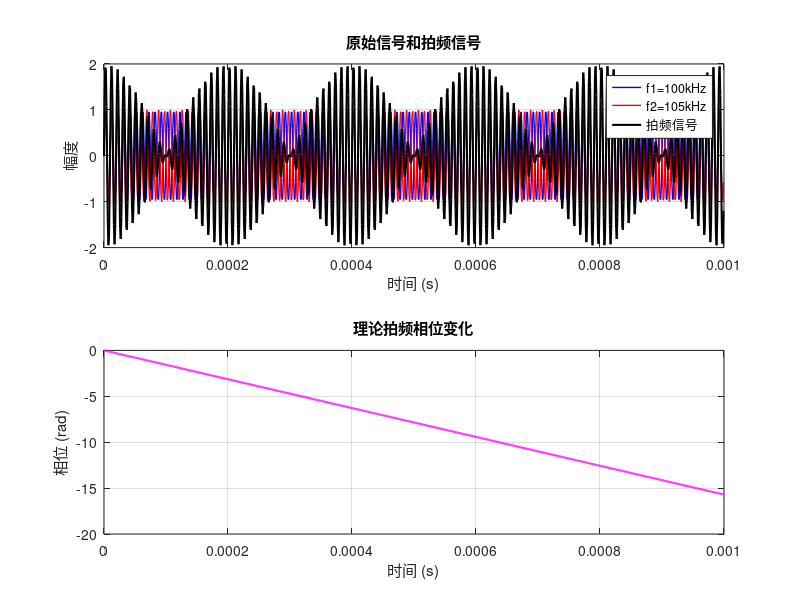

Recreate this plot in MATLAB.
%% 功能：两路光信号的拍频效应及理论相位分析（可选相位突变）
clear; clc;

%% 参数设置
fs = 1e6;           % 采样频率 (Hz)
T = 1e-3;           % 信号持续时间 (s)
t = 0:1/fs:T-1/fs;  % 时间向量

f1 = 100e3;         % 信号1频率 (Hz)
f2 = 105e3;         % 信号2频率 (Hz)
A1 = 1;             % 信号1幅度
A2 = 1;             % 信号2幅度
phi1 = 0;           % 信号1初始相位
phi2 = 0;           % 信号2初始相位（默认无突变）

%% 可选：在t=0.5ms时对signal2添加0.3π相位突变（取消注释启用）
% phase_step = 0.3 * pi;
% step_idx = find(t >= 0.5e-3, 1);
% phi2 = zeros(size(t));
% phi2(step_idx:end) = phase_step;

%% 生成信号
signal1 = A1 * sin(2*pi*f1*t + phi1);
signal2 = A2 * sin(2*pi*f2*t + phi2);
combined_signal = signal1 + signal2;

%% 理论拍频相位计算
% 公式：φ_beat = (φ1 - φ2)/2 + π(f1 - f2)t
beat_phase = (phi1 - phi2)/2 + pi*(f1 - f2)*t;

%% 绘图
figure;

% 子图1：原始信号和拍频信号
subplot(2,1,1);
plot(t, signal1, 'b', 'LineWidth', 1);
hold on;
plot(t, signal2, 'r', 'LineWidth', 1);
plot(t, combined_signal, 'k', 'LineWidth', 1.5);
title('原始信号和拍频信号');
xlabel('时间 (s)'); ylabel('幅度');
legend(['f1=', num2str(f1/1e3), 'kHz'], ['f2=', num2str(f2/1e3), 'kHz'], '拍频信号');
grid on;
if exist('step_idx', 'var')
    xline(t(step_idx), '--', '0.5ms', 'LabelVerticalAlignment', 'middle');
end

% 子图2：理论拍频相位
subplot(2,1,2);
plot(t, beat_phase, 'm', 'LineWidth', 1.5);
title('理论拍频相位变化');
xlabel('时间 (s)'); ylabel('相位 (rad)');
grid on;
if exist('step_idx', 'var')
    xline(t(step_idx), '--', '0.5ms', 'LabelVerticalAlignment', 'middle');
end

%% 输出拍频频率和相位斜率
beat_freq = abs(f1 - f2);
disp(['拍频频率: ', num2str(beat_freq), ' Hz']);
disp(['理论相位斜率: ', num2str(pi*(f1-f2)), ' rad/s']);
